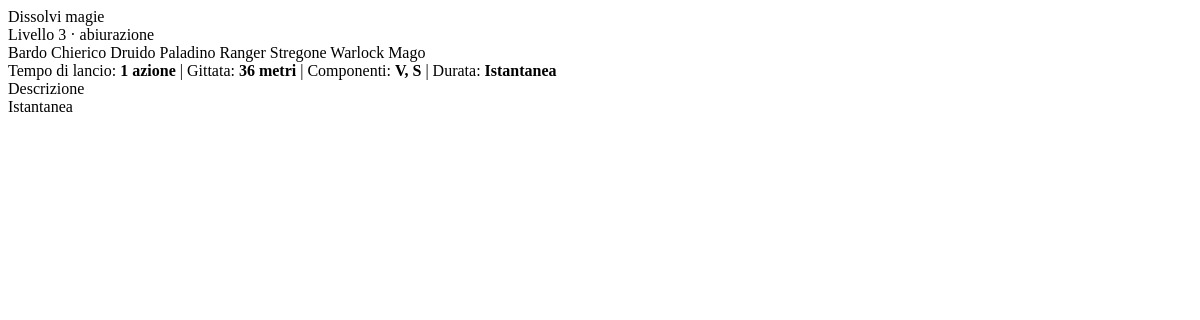
Before: /spell/138 with the older database file.
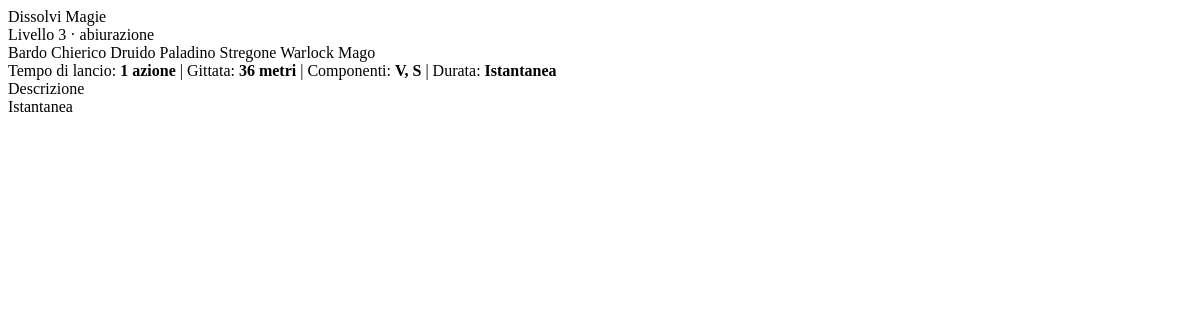
After: the same page with the newer database file.
### tables this page shows
CREATE TABLE spells (
            id INTEGER PRIMARY KEY AUTOINCREMENT,

            slug TEXT NOT NULL UNIQUE,
            name_it TEXT NOT NULL,
            level INTEGER NOT NULL,              -- 0 = trucchetto
            school TEXT NOT NULL,                -- es: "Invocazione", "Abiurazione"...
            casting_time TEXT NOT NULL,          -- es: "1 azione", "1 reazione"...
            range_text TEXT NOT NULL,            -- es: "18 m", "Sé", "Contatto"...
            components_v INTEGER NOT NULL DEFAULT 0,
            components_s INTEGER NOT NULL DEFAULT 0,
            components_m INTEGER NOT NULL DEFAULT 0,
            material_text TEXT,                  -- testo libero (se M=1)
            duration_text TEXT NOT NULL,         -- es: "Istantanea", "1 minuto"...
            concentration INTEGER NOT NULL DEFAULT 0,
            ritual INTEGER NOT NULL DEFAULT 0,

            description TEXT NOT NULL,           -- parafrasi
            at_higher_levels TEXT,               -- parafrasi, opzionale
            source TEXT,                         -- es: "PHB", "Tasha"

            created_at TEXT NOT NULL DEFAULT (datetime('now')),
            updated_at TEXT NOT NULL DEFAULT (datetime('now'))
        );

### app.py (the view)
    @app.get("/spell/<int:spell_id>")
    def spell_detail(spell_id: int):
        origin = (request.args.get("origin") or "srd").strip().lower()
        include_private = origin == "private"
        spell = get_by_id(spell_id, origin=origin, include_private=include_private)
        if not spell:
            return ("Not found", 404)
        return render_template("spell_detail.html", spell=spell)

### engine/db.py (called while the page is built)
def connect() -> sqlite3.Connection:
    DB_ROOT.mkdir(parents=True, exist_ok=True)
    conn = sqlite3.connect(SQLITE_PATH)
    conn.row_factory = sqlite3.Row
    conn.execute("PRAGMA foreign_keys = ON;")
    conn.execute("PRAGMA journal_mode = WAL;")
    conn.execute("PRAGMA synchronous = NORMAL;")
    return conn

### engine/spells_repo.py (called while the page is built)
def _display_casting_time(value: str | None) -> str:
    raw = (value or "").strip()
    if not raw:
        return "—"
    return _ACTION_TYPE_MAP.get(raw.lower(), raw)

def _display_range_text(value: str | None) -> str:
    raw = (value or "").strip()
    if not raw:
        return "—"
    if raw.lower() in {"self", "incantatore"}:
        return "Incantatore"
    return raw

### templates/spell_detail.html (shortened to what this page needs)
{% set class_labels = {
  "bard": "Bardo",
  "cleric": "Chierico",
  "druid": "Druido",
  "paladin": "Paladino",
  "ranger": "Ranger",
  "sorcerer": "Stregone",
  "warlock": "Warlock",
  "wizard": "Mago"
} %}
{% set class_badge_order = ["bard", "cleric", "druid", "paladin", "ranger", "sorcerer", "warlock", "wizard"] %}
<div class="mb-2">
  <div class="h5 mb-0">{{ spell.name }}</div>
  <div class="text-muted small">
    {% if spell.level == 0 %}
      Trucchetto
    {% else %}
      Livello {{ spell.level }}
    {% endif %}
    · {{ spell.school }}
  </div>
</div>
{% if spell.class_codes %}
  {% set codes = spell.class_codes.split(",") %}
  <div class="mb-2 d-flex flex-wrap gap-1">
    {% for code in class_badge_order %}
      {% if code in codes %}
        <span class="badge rounded-pill text-bg-light border">{{ class_labels.get(code, code) }}</span>
      {% endif %}
    {% endfor %}
  </div>
{% endif %}
<div class="small text-muted mb-2">
  <span>Tempo di lancio: <strong>{{ spell.casting_time }}</strong></span>
  <span class="mx-2">|</span>
  <span>Gittata: <strong>{{ spell.range_text }}</strong></span>
  <span class="mx-2">|</span>
  <span>Componenti: <strong>{{ spell.components_text }}</strong></span>
  <span class="mx-2">|</span>
  <span>Durata: <strong>{{ spell.duration_text }}</strong></span>
</div>
<div class="mt-3">
  <div class="small text-muted mb-1">Descrizione</div>
  <div class="fs-6 spell-body">{{ spell.description }}</div>
</div>

Changed rows visible on the page:
changed spells "abiurazione": name "Dissolvi magie" → "Dissolvi Magie"
Other visible differences:
list line gone: "Ranger"
